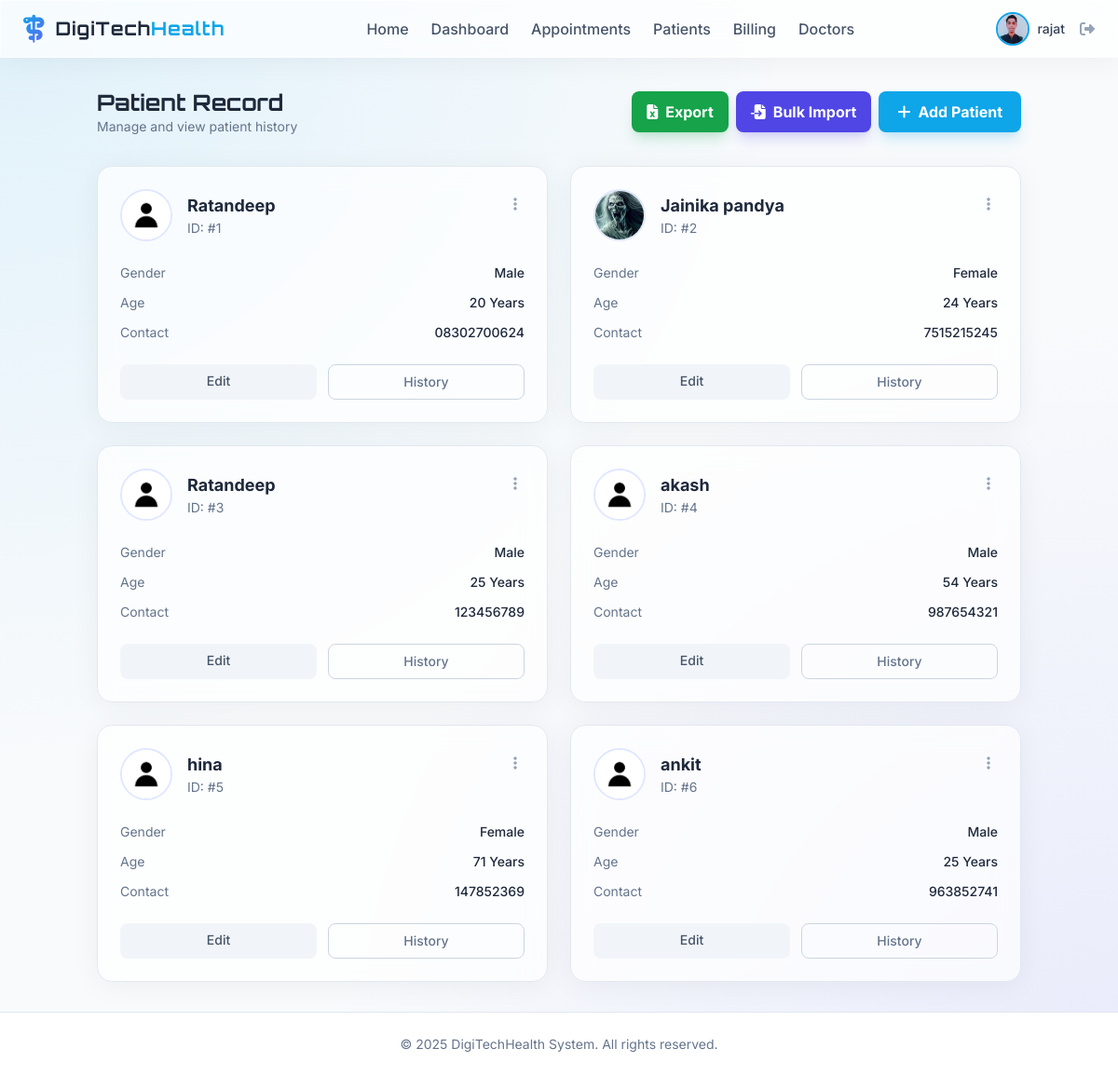
The page /patients (signed in) on the database its author committed.
### app/models.py (models this page shows, shortened)
class User(db.Model, UserMixin):
    id = db.Column(db.Integer, primary_key=True)
    username = db.Column(db.String(20), unique=True, nullable=False)
    email = db.Column(db.String(120), unique=True, nullable=False)
    image_file = db.Column(db.String(20), nullable=False, default='default.jpg')
    password_hash = db.Column(db.String(128))
    role = db.Column(db.String(20), nullable=False, default='patient')

class Patient(db.Model):
    id = db.Column(db.Integer, primary_key=True)
    user_id = db.Column(db.Integer, db.ForeignKey('user.id'), nullable=True) # Optional link to User account
    name = db.Column(db.String(100), nullable=False)
    age = db.Column(db.Integer, nullable=True)
    gender = db.Column(db.String(10), nullable=True)
    contact = db.Column(db.String(15), nullable=True)
    address = db.Column(db.Text, nullable=True)
    medical_history = db.Column(db.Text, nullable=True)
    image_file = db.Column(db.String(20), nullable=False, default='default.jpg')
    date_created = db.Column(db.DateTime, nullable=False, default=db.func.current_timestamp())
    user = db.relationship('User', backref=db.backref('patient_profile', uselist=False))

### app/patient/routes.py (the view, shortened to what this page needs)
@patient.route("/patients")
@login_required
def list_patients():
    if current_user.role in ['admin', 'doctor', 'receptionist']:
        patients = Patient.query.all()
        return render_template('patient/list.html', patients=patients)

### app/models.py (called while the page is built)
@login_manager.user_loader
def load_user(user_id):
    return User.query.get(int(user_id))

### app/templates/patient/list.html (shortened to what this page needs)
{% extends "base.html" %}
{% block content %}
<div class="flex justify-between items-center mb-8">
    <div>
        <h2 class="text-2xl font-display font-bold text-slate-800">Patient Record</h2>
        <p class="text-slate-500 text-sm">Manage and view patient history</p>
    </div>
    <div class="flex gap-2">
        <a href="{{ url_for('patient.export_patients') }}"
            class="px-4 py-2.5 bg-green-600 text-white font-bold rounded-lg hover:bg-green-700 transition-colors shadow-lg shadow-green-600/20 flex items-center">
            <i class="fa-solid fa-file-excel mr-2"></i> Export
        </a>
        <button onclick="openImportModal()"
            class="px-4 py-2.5 bg-indigo-600 text-white font-bold rounded-lg hover:bg-indigo-700 transition-colors shadow-lg shadow-indigo-600/20 flex items-center">
            <i class="fa-solid fa-file-import mr-2"></i> Bulk Import
        </button>
        <a href="{{ url_for('patient.add_patient') }}"
            class="px-5 py-2.5 bg-primary text-white font-bold rounded-lg hover:bg-sky-600 transition-colors shadow-lg shadow-primary/20 flex items-center">
            <i class="fa-solid fa-plus mr-2"></i> Add Patient
        </a>
    </div>
</div>
<div class="grid grid-cols-1 md:grid-cols-2 xl:grid-cols-3 gap-6">
    {% for patient in patients %}
    <div class="glass p-6 rounded-2xl relative group hover:shadow-lg transition-all border border-slate-200">
        <div class="flex items-start justify-between">
            <div class="flex items-center">
                <div class="h-14 w-14 rounded-full border-2 border-indigo-100 overflow-hidden">
                    <img src="{{ url_for('static', filename='profile_pics/' + patient.image_file) }}"
                        alt="{{ patient.name }}" class="h-full w-full object-cover">
                </div>
                <div class="ml-4">
                    <h3 class="text-lg font-bold text-slate-800">{{ patient.name }}</h3>
                    <p class="text-sm text-slate-500">ID: #{{ patient.id }}</p>
                </div>
            </div>
            <div class="relative dropdown-container">
                <button onclick="toggleDropdown(this)"
                    class="text-slate-400 hover:text-primary px-2 py-1 focus:outline-none transition-colors">
                    <i class="fa-solid fa-ellipsis-vertical pointer-events-none"></i>
                </button>
            </div>
        </div>
        <div class="mt-6 space-y-3">
            <div class="flex justify-between text-sm">
                <span class="text-slate-500">Gender</span>
                <span class="text-slate-800 font-medium">{{ patient.gender }}</span>
            </div>
            <div class="flex justify-between text-sm">
                <span class="text-slate-500">Age</span>
                <span class="text-slate-800 font-medium">{{ patient.age }} Years</span>
            </div>
            <div class="flex justify-between text-sm">
                <span class="text-slate-500">Contact</span>
                <span class="text-slate-800 font-medium">{{ patient.contact }}</span>
            </div>
        </div>
        <div class="mt-6 grid grid-cols-2 gap-3">
            <a href="{{ url_for('patient.update_patient', patient_id=patient.id) }}"
                class="py-2 rounded-lg bg-slate-100 text-slate-600 text-sm font-medium hover:bg-slate-200 text-center transition-colors">
                Edit
            </a>
            <a href="{{ url_for('patient.view_patient', patient_id=patient.id) }}"
                class="py-2 rounded-lg border border-slate-300 text-slate-500 text-sm font-medium hover:text-primary hover:border-primary text-center transition-colors">
                History
            </a>
        </div>
    </div>
    {% else %}
    <div class="col-span-full py-12 text-center text-slate-500">
        <i class="fa-solid fa-users-slash text-5xl mb-4 opacity-50"></i>
        <p>No patients found. Add one to get started.</p>
    </div>
    {% endfor %}
</div>
{% endblock %}

### app/templates/base.html (shortened to what this page needs)
<!doctype html>
<html lang="en">
<head>
  <script src="https://cdn.tailwindcss.com"></script>
  <link rel="stylesheet" href="https://cdnjs.cloudflare.com/ajax/libs/font-awesome/6.4.0/css/all.min.css">
  <link rel="stylesheet" href="{{ url_for('static', filename='css/main.css') }}">
</head>
<body class="overflow-x-hidden">
  <div class="min-h-screen flex flex-col">
    {% if current_user.is_authenticated %}
    <nav class="glass sticky top-0 z-50 px-6 py-3 flex justify-between items-center">
      <div class="flex items-center">
        <i class="fa-solid fa-staff-snake text-3xl gradient-text mr-3"></i>
        <a href="{{ url_for('main.home') }}" class="text-xl font-display font-bold text-slate-800 tracking-wider">
          DigiTech<span class="text-primary">Health</span>
        </a>
      </div>
      <div class="hidden lg:flex items-center space-x-6">
        <a href="{{ url_for('main.home') }}"
          class="font-medium text-slate-600 hover:text-primary transition-colors {{ 'text-primary' if request.endpoint == 'main.home' }}">Home</a>
        {% if current_user.role in ['admin', 'doctor', 'receptionist'] %}
        <a href="{{ url_for('main.dashboard') }}"
          class="font-medium text-slate-600 hover:text-primary transition-colors {{ 'text-primary' if request.endpoint == 'main.dashboard' }}">Dashboard</a>
        {% endif %}
        <a href="{{ url_for('appointment.list_appointments') }}"
          class="font-medium text-slate-600 hover:text-primary transition-colors {{ 'text-primary' in request.endpoint and 'appointment' in request.endpoint }}">Appointments</a>
        <a href="{{ url_for('patient.list_patients') }}"
          class="font-medium text-slate-600 hover:text-primary transition-colors {{ 'text-primary' in request.endpoint and 'patient' in request.endpoint }}">
          {{ 'Patients' if current_user.role in ['admin', 'doctor', 'receptionist'] else 'My Profile' }}
        </a>
        <a href="{{ url_for('billing.list_invoices') }}"
          class="font-medium text-slate-600 hover:text-primary transition-colors {{ 'text-primary' in request.endpoint and 'billing' in request.endpoint }}">
          {{ 'Billing' if current_user.role in ['admin', 'doctor', 'receptionist'] else 'My Invoices' }}
        </a>
        {% if current_user.role in ['admin', 'doctor', 'receptionist'] %}
        <a href="{{ url_for('doctor.list_doctors') }}"
          class="font-medium text-slate-600 hover:text-primary transition-colors {{ 'text-primary' in request.endpoint and 'doctor' in request.endpoint }}">Doctors</a>
        {% endif %}
      </div>
      <div class="flex items-center space-x-4">
        <a href="{{ url_for('main.account') }}" class="flex items-center space-x-2 group">
          <div class="relative">
            <img
              class="h-9 w-9 rounded-full object-cover border-2 border-primary group-hover:border-secondary transition-colors"
              src="{{ url_for('static', filename='profile_pics/' + current_user.image_file) }}"
              alt="{{ current_user.username }}">
          </div>
          <span class="hidden md:block font-medium text-sm text-slate-700 group-hover:text-primary transition-colors">{{
            current_user.username }}</span>
        </a>
        <a href="{{ url_for('auth.logout') }}" class="text-slate-400 hover:text-red-500 transition-colors"
          title="Logout">
          <i class="fa-solid fa-right-from-bracket"></i>
        </a>
      </div>
    </nav>
    {% endif %}
    <main class="flex-1 container mx-auto px-4 py-8">
      <div class="fade-in-up">
        {% block content %}{% endblock %}
      </div>
    </main>
    <footer class="bg-white border-t border-slate-200 py-6 mt-auto">
      <div class="container mx-auto px-4 text-center text-slate-500 text-sm">
        &copy; 2025 DigiTechHealth System. All rights reserved.
      </div>
    </footer>
  </div>
</body>
</html>

### app/static/css/main.css (style rules this page uses)
.glass { background: rgba(255, 255, 255, 0.7); backdrop-filter: blur(12px); -webkit-backdrop-filter: blur(12px); border: 1px solid rgba(255, 255, 255, 0.5); box-shadow: 0 4px 30px rgba(0, 0, 0, 0.05); }
.gradient-text { background: linear-gradient(135deg, #0ea5e9, #6366f1); -webkit-background-clip: text; background-clip: text; color: transparent; }

### app/templates/base.html (style rules this page uses)
body { background-color: #f8fafc; background-image: radial-gradient(at 0% 0%, rgba(14, 165, 233, 0.1) 0, transparent 50%), radial-gradient(at 100% 100%, rgba(99, 102, 241, 0.1) 0, transparent 50%); color: #1e293b; font-family: 'Inter', sans-serif; min-height: 100vh; }

### rows shown on the page
User: role "Patients", role "Billing", image_file (picture), username "rajat"
Patient: image_file (placeholder picture), name "Ratandeep", id "1", gender "Male", age "20", contact "08302700624"
Patient: image_file (picture), name "Jainika pandya", id "2", gender "Female", age "24", contact "7515215245"
Patient: image_file (placeholder picture), name "Ratandeep", id "3", gender "Male", age "25", contact "123456789"
Patient: image_file (placeholder picture), name "akash", id "4", gender "Male", age "54", contact "987654321"
Patient: image_file (placeholder picture), name "hina", id "5", gender "Female", age "71", contact "147852369"
Patient: image_file (placeholder picture), name "ankit", id "6", gender "Male", age "25", contact "963852741"
